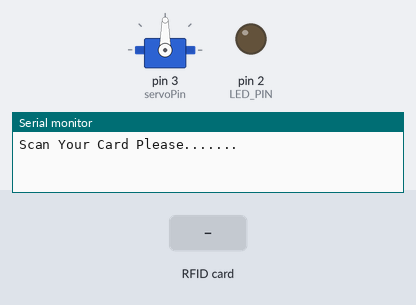
Bench run of a sketch on a simulated Arduino Uno, built with avr-gcc and run on an emulated ATmega328P. On the bench: servo, output pins drawn as LEDs (lit = HIGH), the last lines printed to the serial monitor. Inputs (shaded band) come from the test bench. Pins used as bus, display or sensor lines are not drawn.

Above: at 1.2 s.
1.3 s: RFID card 02 7A D2 CF held to the reader
At 1.78 s:
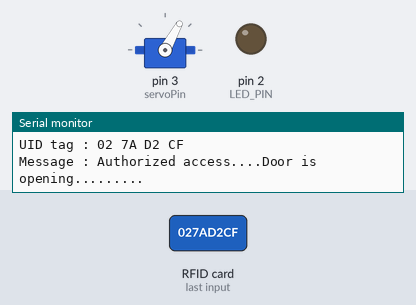
At 3.2 s:
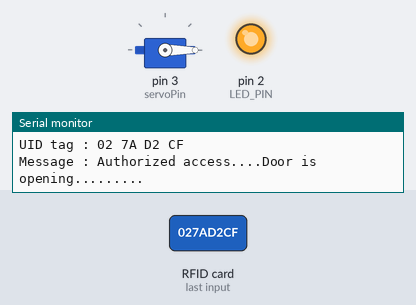
4.3 s: RFID card 02 7A D2 CF held to the reader
At 4.8 s:
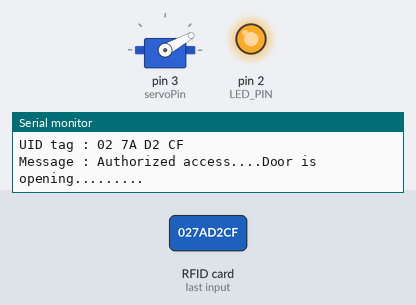
Timing chart, 0 to 7.3 s (numbered marks = the images above; inputs shaded):
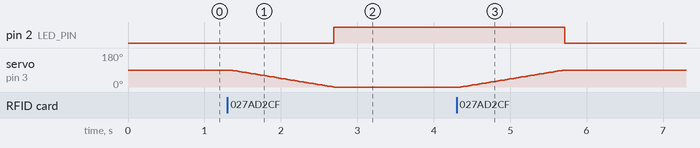

Measured:
- after the input at 1.3 s, pin 2 (LED_PIN): LOW → HIGH after 1.4 s; servo on pin 3 (servoPin): moves from 90° to 0° over 1.4 s, starting at once
- after the input at 4.3 s, pin 2 (LED_PIN): HIGH → LOW after 1.4 s; servo on pin 3 (servoPin): moves from 0° to 90° over 1.4 s, starting after 0.06 s

The sketch:

Door.ino
```cpp
#include <SPI.h>
#include <MFRC522.h>
#include <Servo.h>

#define SS_PIN 10
#define RST_PIN 9
#define servoPin 3
#define LED_PIN 2


MFRC522 mfrc522(SS_PIN, RST_PIN);

Servo servo;

int flag = 0;

void setup() {
  Serial.begin(9600);
  SPI.begin();
  mfrc522.PCD_Init();
  pinMode(LED_PIN, OUTPUT);
  servo.attach(servoPin);
  servo.write(90);
  Serial.println("Scan Your Card Please.......");
  Serial.println();  // initialize the RFID scanner
}

void loop() {
  if (!mfrc522.PICC_IsNewCardPresent()) {
    return;
  }
  if (!mfrc522.PICC_ReadCardSerial()) {
    return;
  }
  Serial.print("UID tag :");
  String content = "";
  byte letter;
  for (byte i = 0; i < mfrc522.uid.size; i++) {
    Serial.print(mfrc522.uid.uidByte[i] < 0x10 ? " 0" : " ");
    Serial.print(mfrc522.uid.uidByte[i], HEX);
    content.concat(String(mfrc522.uid.uidByte[i] < 0x10 ? " 0" : " "));
    content.concat(String(mfrc522.uid.uidByte[i], HEX));
  }
  Serial.println();
  Serial.print("Message : ");
  content.toUpperCase();
  if (content.substring(1) == "02 7A D2 CF") {
    Serial.println("Authorized access....Door is opening.........");

    if (flag == 0) {
      flag = 1;
      for (int i = 90; i >= 0; i--) {
        servo.write(i);
        delay(15);
      }
      digitalWrite(LED_PIN, HIGH);
      delay(100);
    }else{
      flag = 0;
      for (int i = 0; i <= 90; i++) {
        servo.write(i);
        delay(15);
      }
      digitalWrite(LED_PIN, LOW);
      delay(100);
    }
  } else {
    Serial.println("Access denied");
    delay(500);
  }

  mfrc522.PICC_HaltA();
  mfrc522.PCD_StopCrypto1();

}
```
